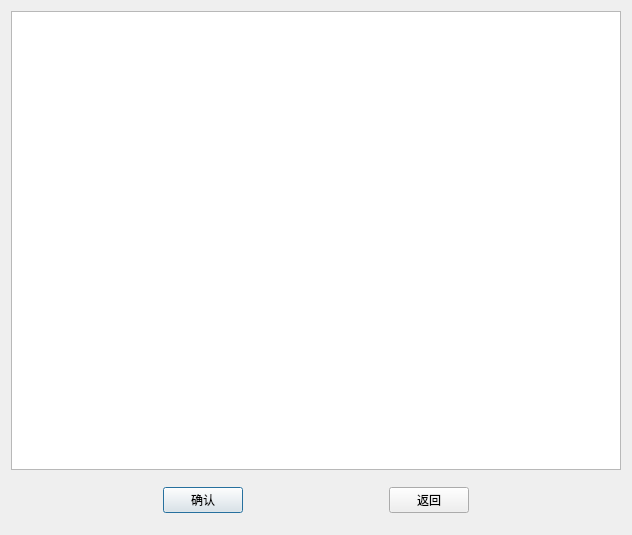
<?xml version="1.0" encoding="UTF-8"?>
<ui version="4.0">
 <class>AdapterChooseClass</class>
 <widget class="QDialog" name="AdapterChooseClass">
  <property name="geometry">
   <rect>
    <x>0</x>
    <y>0</y>
    <width>632</width>
    <height>535</height>
   </rect>
  </property>
  <property name="windowTitle">
   <string>AdapterChoose</string>
  </property>
  <layout class="QVBoxLayout" name="verticalLayout">
   <item>
    <widget class="QListWidget" name="listWidget"/>
   </item>
   <item>
    <widget class="QWidget" name="widget" native="true">
     <layout class="QHBoxLayout" name="horizontalLayout">
      <item>
       <spacer name="horizontalSpacer_2">
        <property name="orientation">
         <enum>Qt::Horizontal</enum>
        </property>
        <property name="sizeHint" stdset="0">
         <size>
          <width>40</width>
          <height>20</height>
         </size>
        </property>
       </spacer>
      </item>
      <item>
       <widget class="QPushButton" name="confirm">
        <property name="text">
         <string>确认</string>
        </property>
       </widget>
      </item>
      <item>
       <spacer name="horizontalSpacer">
        <property name="orientation">
         <enum>Qt::Horizontal</enum>
        </property>
        <property name="sizeHint" stdset="0">
         <size>
          <width>40</width>
          <height>20</height>
         </size>
        </property>
       </spacer>
      </item>
      <item>
       <widget class="QPushButton" name="back">
        <property name="text">
         <string>返回</string>
        </property>
       </widget>
      </item>
      <item>
       <spacer name="horizontalSpacer_3">
        <property name="orientation">
         <enum>Qt::Horizontal</enum>
        </property>
        <property name="sizeHint" stdset="0">
         <size>
          <width>40</width>
          <height>20</height>
         </size>
        </property>
       </spacer>
      </item>
     </layout>
    </widget>
   </item>
  </layout>
 </widget>
 <layoutdefault spacing="6" margin="11"/>
 <resources/>
 <connections/>
</ui>
